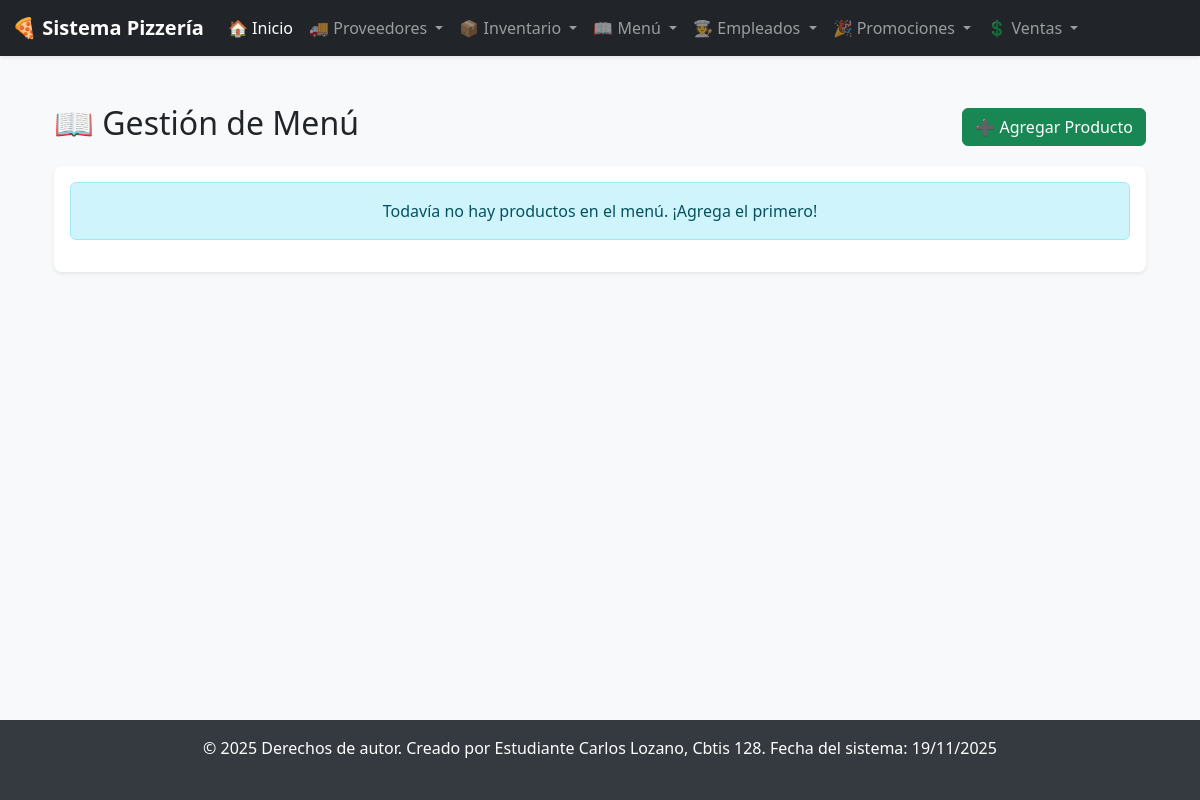
The app's page /menu/, older data.
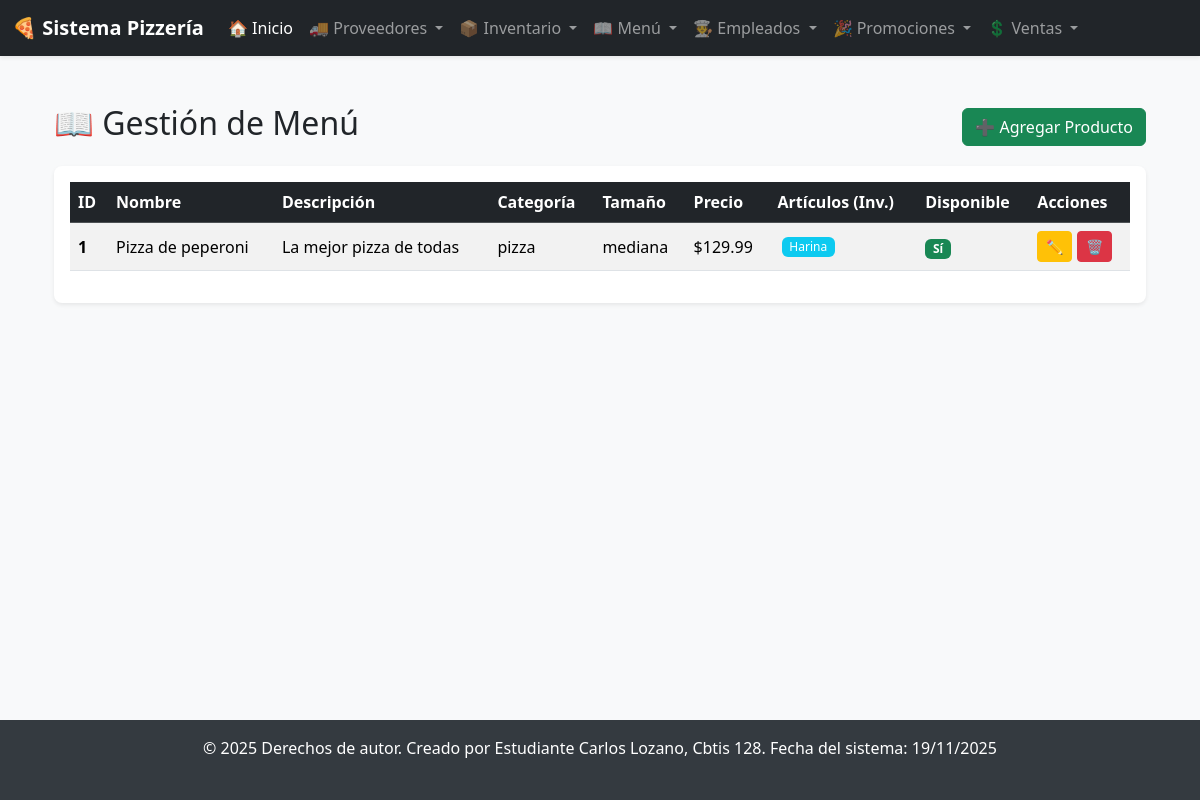
The same page, newer data.
### app_Pizzeria/models.py (models this page shows, shortened)
class Menu(models.Model):
    nombre = models.CharField(max_length=100)
    descripcion = models.TextField(blank=True, null=True)
    precio = models.DecimalField(max_digits=10, decimal_places=2)
    categoria = models.CharField(max_length=50) # Ej: 'Bebida', 'Postre', 'Pizza'
    tamaño = models.CharField(max_length=50, blank=True, null=True) # Ej: 'Chico', 'Grande'
    disponible = models.BooleanField(default=True)
    articulos = models.ManyToManyField(
        Inventario,
        related_name="productos_menu",
        blank=True # Un producto puede existir sin artículos
    )

class Inventario(models.Model):
    nombre_articulo = models.CharField(max_length=100)
    stock = models.DecimalField(max_digits=10, decimal_places=2, default=0.0)
    unidad = models.CharField(max_length=20) # Ej: 'kg', 'litro', 'pieza'
    fecha_ultima_compra = models.DateField(null=True, blank=True)
    stock_minimo = models.DecimalField(max_digits=10, decimal_places=2, default=0.0)
    costo_unitario = models.DecimalField(max_digits=10, decimal_places=2, default=0.0)
    proveedor = models.ForeignKey(
        Proveedores,
        on_delete=models.SET_NULL, # Si se borra el proveedor, el artículo no se borra
        null=True,
        blank=True,
        related_name="articulos_inventario",
        db_column="fk_id_proveedor" # Coincide con tu diagrama
    )

### app_Pizzeria/views.py (the view)
# urls.py: path('menu/', views.ver_menu, name='ver_menu'),
def ver_menu(request):
    productos = Menu.objects.all()
    return render(request, 'menu/ver_menu.html', {'productos': productos})

### app_Pizzeria/templates/menu/ver_menu.html (shortened to what this page needs)
{% extends 'base.html' %}
{% block content %}
<div class="container-fluid mt-4">
    <div class="d-flex justify-content-between align-items-center mb-3">
        <h2>📖 Gestión de Menú</h2>
        <a href="{% url 'agregar_menu' %}" class="btn btn-success">
            ➕ Agregar Producto
        </a>
    </div>
    <div class="card shadow-sm border-0 rounded-3">
        <div class="card-body">
            {% if not productos %}
                <div class="alert alert-info text-center" role="alert">
                    Todavía no hay productos en el menú. ¡Agrega el primero!
                </div>
            {% else %}
                <div class="table-responsive">
                    <table class="table table-striped table-hover align-middle">
                        <thead class="table-dark">
                            <tr>
                                <th scope="col">ID</th>
                                <th scope="col">Nombre</th>
                                <th scope="col">Descripción</th>
                                <th scope="col">Categoría</th>
                                <th scope="col">Tamaño</th>
                                <th scope="col">Precio</th>
                                <th scope="col">Artículos (Inv.)</th>
                                <th scope="col">Disponible</th>
                                <th scope="col">Acciones</th>
                            </tr>
                        </thead>
                        <tbody>
                            {% for prod in productos %}
                            <tr>
                                <th scope="row">{{ prod.id }}</th>
                                <td>{{ prod.nombre }}</td>
                                <td>{{ prod.descripcion|truncatewords:10|default_if_none:"N/A" }}</td>
                                <td>{{ prod.categoria|default_if_none:"N/A" }}</td>
                                <td>{{ prod.tamaño|default_if_none:"N/A" }}</td>
                                <td>${{ prod.precio|floatformat:2 }}</td>
                                <td>
                                    {% for art in prod.articulos.all %}
                                        <span class="badge bg-info m-1" style="font-weight: 500;">
                                            {{ art.nombre_articulo }}
                                        </span>
                                    {% empty %}
                                        <span class="text-muted small">N/A</span>
                                    {% endfor %}
                                </td>
                                <td>
                                    {% if prod.disponible %}
                                        <span class="badge bg-success">Sí</span>
                                    {% else %}
                                        <span class="badge bg-danger">No</span>
                                    {% endif %}
                                </td>
                                <td>
                                    <a href="{% url 'actualizar_menu' prod.id %}" class="btn btn-warning btn-sm" title="Editar">
                                        ✏️
                                    </a>
                                    <a href="{% url 'borrar_menu' prod.id %}" class="btn btn-danger btn-sm" title="Borrar">
                                        🗑️
                                    </a>
                                </td>
                            </tr>
                            {% empty %}
                            <tr>
                                <td colspan="9" class="text-center">No hay productos registrados.</td>
                            </tr>
                            {% endfor %}
                        </tbody>
                    </table>
                </div>
            {% endif %}
        </div>
    </div>
</div>
{% endblock %}

Row changes from the older to the newer data that the page shows:
added Menu: id "1", nombre "Pizza de peperoni", descripcion "La mejor pizza de todas", categoria "pizza", tamaño "mediana", precio "129.99", disponible "Sí"
now on this page (row edited): Inventario: nombre_articulo "Harina"
Text that changed along with them:
text no longer shown: "Todavía no hay productos en el menú. ¡Agrega el primero!"
text now shown: "ID Nombre Descripción Categoría Tamaño Precio Artículos (Inv.) Disponible Acciones"
